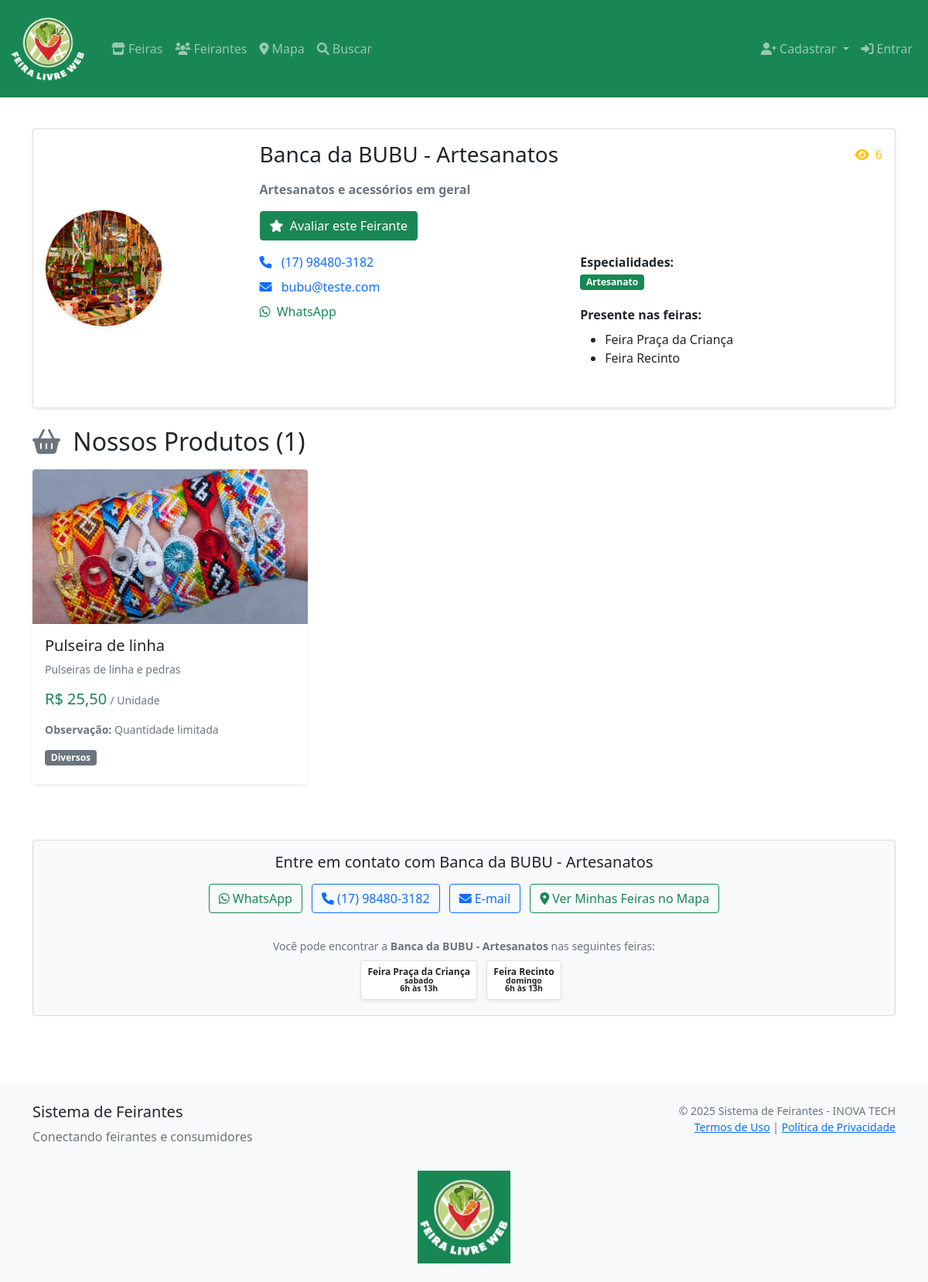
Page /feirantes/loja/banca-da-bubu-artesanatos/ on the earlier database version.
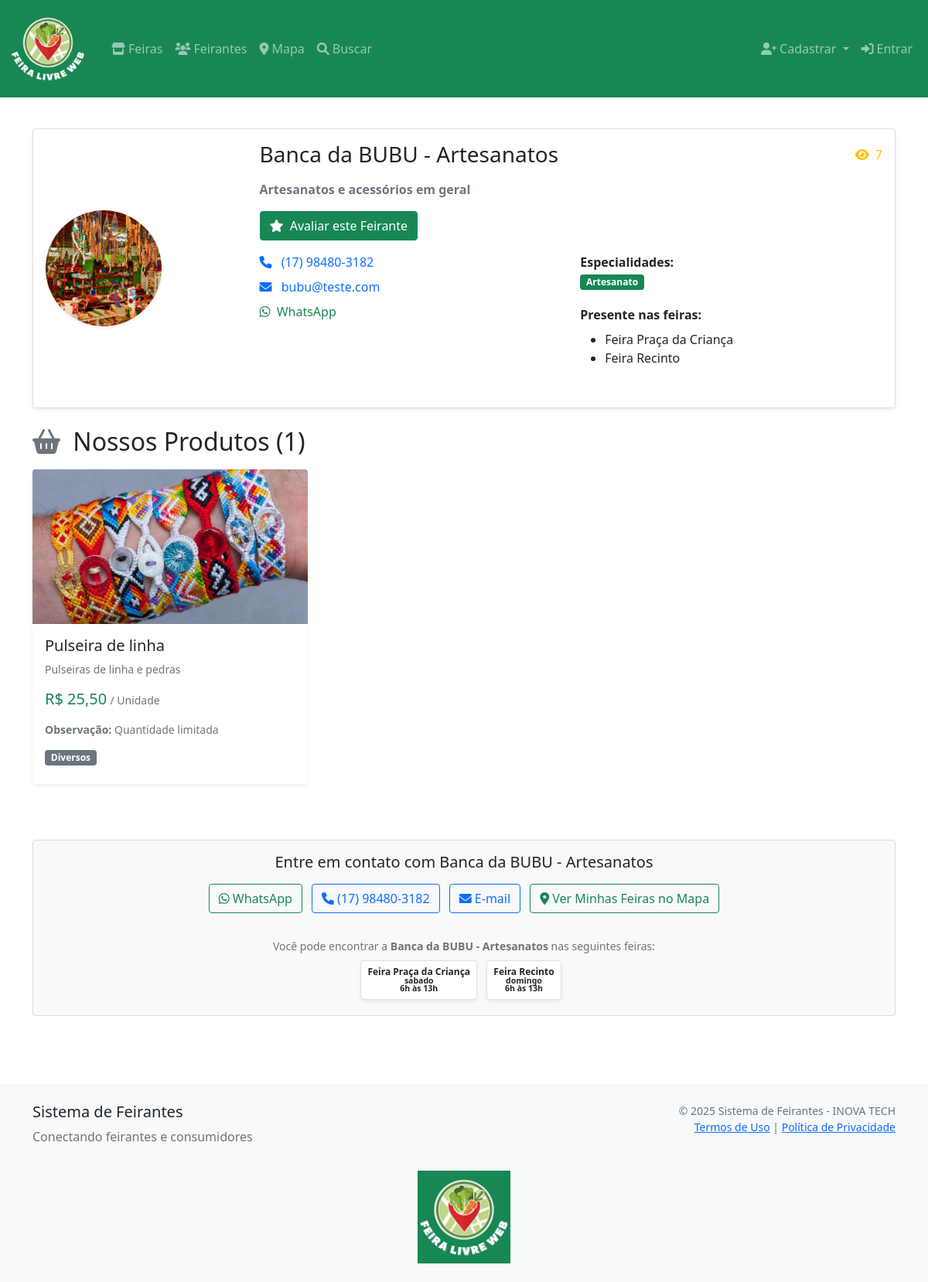
Same page on the later database version.
### feirantes/models.py (models this page shows, shortened)
class Feirante(models.Model):
    usuario = models.OneToOneField(
        User, on_delete=models.CASCADE, related_name='feirante')
    nome_comercial = models.CharField(max_length=200)
    cpf = models.CharField(max_length=14, unique=True)
    telefone = models.CharField(max_length=20)
    whatsapp = models.CharField(max_length=20, blank=True)
    email = models.EmailField(unique=True)
    endereco = models.TextField(blank=True)
    cidade = models.CharField(max_length=100, blank=True)
    estado = models.CharField(max_length=2, blank=True)
    cep = models.CharField(max_length=9, blank=True)
    descricao = models.TextField(blank=True)
    foto = models.ImageField(upload_to='feirantes/', blank=True, null=True)
    especialidades = models.ManyToManyField(
        Especialidade, blank=True,
        help_text="Principais produtos/especialidades")
    feiras = models.ManyToManyField(
        Feira,
        blank=True,
        help_text="Feiras onde o feirante participa",
        related_name="feirantes"
    )
    subdominio = models.SlugField(
        max_length=100, unique=True,
        help_text="URL da loja: site.com/loja/[subdominio]")
    instagram = models.CharField(max_length=100, blank=True)
    facebook = models.CharField(max_length=100, blank=True)
    ativo = models.BooleanField(default=True)
    verificado = models.BooleanField(default=False)
    criado_em = models.DateTimeField(auto_now_add=True)
    atualizado_em = models.DateTimeField(auto_now=True)
    views = models.PositiveIntegerField(default=0)
    class Meta:
        verbose_name = 'Feirante'
        verbose_name_plural = 'Feirantes'
        ordering = ['nome_comercial']
    @property
    def telefone_formatado(self):
        if not self.telefone:
            return ""
        numero = self.telefone
        if numero.startswith('55'):
            numero = numero[2:]
        if len(numero) == 11:
            return f"({numero[:2]}) {numero[2:7]}-{numero[7:]}"
        elif len(numero) == 10:
            return f"({numero[:2]}) {numero[2:6]}-{numero[6:]}"
        return numero

### feirantes/views.py (the view)
# urls.py: path('loja/<slug:subdominio>/', views.loja_feirante, name='loja_feirante'),
def loja_feirante(request, subdominio):
    feirante: Feirante = get_object_or_404(
        Feirante, subdominio=subdominio, ativo=True
    )
    produtos = Produto.objects.filter(
        feirante=feirante, disponivel=True
    ).select_related('categoria')
    viewed_key = f"viewed_feirante_{feirante.id}"  # type: ignore
    if viewed_key not in request.session:
        if (
            not request.user.is_authenticated
            or not hasattr(request.user, 'feirante')
            or request.user.feirante.id != feirante.id  # type: ignore
        ):
            Feirante.objects.filter(subdominio=subdominio).update(
                views=F('views') + 1
            )
            request.session[viewed_key] = True  # Marca como visualizado
    return render(request, 'feirantes/loja.html', {
        'feirante': feirante,
        'produtos': produtos
    })

### feirantes/templates/feirantes/loja.html (shortened to what the changed rows need)
{% extends 'feirantes/base.html' %}
{% load static %}
{% block content %}
<div class="container py-3">
    <div class="card shadow-sm mb-4">
        <div class="card-body">
            <div class="row align-items-center text-center text-md-start">
                <div class="col-md-3 mb-3 mb-md-0">
                    {% if feirante.foto %}
                    <img src="{{ feirante.foto.url }}" class="img-fluid rounded-circle shadow-sm"
                        alt="{{ feirante.nome_comercial }}" style="width: 150px; height: 150px; object-fit: cover;">
                    {% else %}
                    <div class="bg-success text-white rounded-circle d-inline-flex align-items-center justify-content-center shadow-sm"
                        style="width: 150px; height: 150px;">
                        <i class="fas fa-store" style="font-size: 3rem;"></i>
                    </div>
                    {% endif %}
                </div>
                <div class="col-md-9">
                    <div class="d-flex justify-content-between align-items-center flex-wrap">
                        <h1 class="h3 mb-0">{{ feirante.nome_comercial }}</h1>
                        <span class="text-warning mt-2 mt-md-0">
                            <i class="fas fa-eye me-1"></i> {{ feirante.views }}
                        </span>
                    </div>
                    {% if feirante.descricao %}
                    <p class="text-muted mt-3"><strong>{{ feirante.descricao }}</strong></p>
                    {% endif %}
                    <div class="row mt-3">
                        <div class="col-md-6">
                            {% if feirante.telefone %}
                            <p class="mb-2">
                                <i class="fas fa-phone text-primary me-2"></i>
                                <a href="tel:{{ feirante.telefone }}" class="text-decoration-none">
                                    {{ feirante.telefone_formatado }}
                                </a>
                            </p>
                            {% endif %}
                            {% if feirante.email %}
                            <p class="mb-2">
                                <i class="fas fa-envelope text-primary me-2"></i>
                                <a href="mailto:{{ feirante.email }}" class="text-decoration-none">
                                    {{ feirante.email }}
                                </a>
                            </p>
                            {% endif %}
                        </div>
                    </div>
                </div>
            </div>
        </div>
    </div>
    {% if produtos %}
    <h2 class="mb-3">
        <i class="fas fa-shopping-basket text-secondary me-2"></i>
        Nossos Produtos ({{ produtos.count }})
    </h2>
    {% endif %}
    <div class="card bg-light mt-5">
        <div class="card-body text-center">
            <h5>Entre em contato com {{ feirante.nome_comercial }}</h5>
            <div class="mt-3">
                {% if feirante.whatsapp %}
                <a href="https://wa.me/55{{ feirante.whatsapp }}"
                    onclick="window.open(this.href, '_blank', 'noopener,noreferrer'); return false;"
                    class="btn btn-outline-success me-2 mb-2">
                    <i class="fab fa-whatsapp me-1"></i>WhatsApp
                </a>
                {% endif %}
                {% if feirante.telefone %}
                <a href="tel:{{ feirante.telefone }}" class="btn btn-outline-primary me-2 mb-2">
                    <i class="fas fa-phone me-1"></i>{{ feirante.telefone_formatado }}
                </a>
                {% endif %}
                {% if feirante.email %}
                <a href="mailto:{{ feirante.email }}" class="btn btn-outline-primary me-2 mb-2">
                    <i class="fas fa-envelope me-1"></i>E-mail
                </a>
                {% endif %}
                <a href="{% url 'feirantes:mapa_feiras_feirante' feirante.subdominio %}"
                    class="btn btn-outline-success mb-2">
                    <i class="fas fa-map-marker-alt me-1"></i>Ver Minhas Feiras no Mapa
                </a>
            </div>
            {% if feirante.feiras.all %}
            <div class="mt-4">
                <small class="text-muted">
                    Você pode encontrar a <strong>{{ feirante.nome_comercial }}</strong> nas seguintes feiras:
                </small>
                <div class="mt-2">
                    {% for feira in feirante.feiras.all %}
                    <div class="badge bg-white text-dark border me-2 mb-1 p-2 shadow-sm">
                        <strong>{{ feira.nome }}</strong>
                        {% if feira.dias_funcionamento %}
                        <br><small>{{ feira.dias_funcionamento }}</small>
                        {% endif %}
                        {% if feira.horario_funcionamento %}
                        <br><small>{{ feira.horario_funcionamento }}</small>
                        {% endif %}
                    </div>
                    {% endfor %}
                </div>
            </div>
            {% endif %}
        </div>
    </div>
</div>
{% endblock %}

Differences in the rows shown:
changed Feirante "Banca da BUBU - Artesanatos": views "6" → "7"
